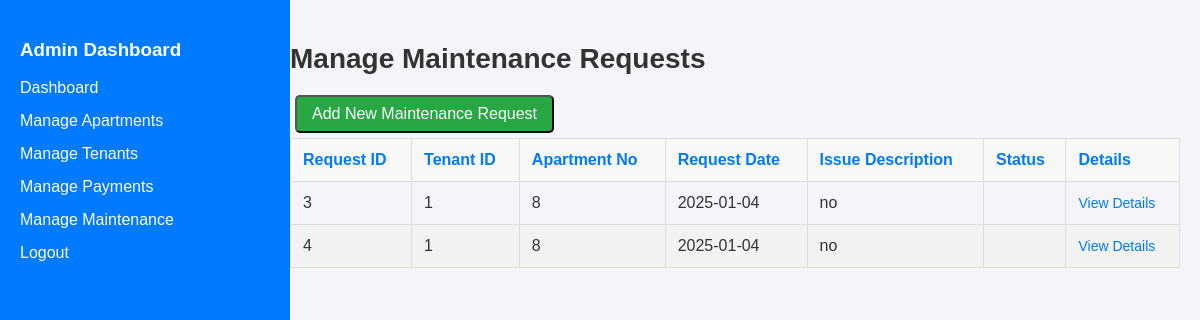
The app's page /maintenance.php (signed in) with its own data.
### tables this page shows
CREATE TABLE `maintenance` (
  `Request_ID` int(11) NOT NULL,
  `Tenant_ID` int(11) DEFAULT NULL,
  `Apartment_No` int(11) DEFAULT NULL,
  `Request_Date` date DEFAULT NULL,
  `Issue_Description` text DEFAULT NULL,
  `Status` enum('Pending','Resolved') DEFAULT 'Pending'
);

### maintenance.php (the view, shortened to what this page needs)
<?php
include 'db.php';
$sql_maintenance = "SELECT * FROM Maintenance";
$maintenance_requests = $conn->query($sql_maintenance);
?>
<!DOCTYPE html>
<html lang="en">
<head>
</head>
<body>
<div class="sidebar">
    <h3>Admin Dashboard</h3>
    <a href="adminDashboard.php">Dashboard</a>
    <a href="apartments.php">Manage Apartments</a>
    <a href="tenants.php">Manage Tenants</a>
    <a href="payments.php">Manage Payments</a>
    <a href="maintenance.php">Manage Maintenance</a>
    <a href="logout.php">Logout</a>
</div>
<div class="content">
    <h2>Manage Maintenance Requests</h2>
    <button class="btn" onclick="document.getElementById('newRequestForm').style.display='block'">Add New Maintenance Request</button>
    <table>
        <thead>
            <tr>
                <th>Request ID</th>
                <th>Tenant ID</th>
                <th>Apartment No</th>
                <th>Request Date</th>
                <th>Issue Description</th>
                <th>Status</th>
                <th>Details</th>
            </tr>
        </thead>
        <tbody>
            <?php while ($request = $maintenance_requests->fetch_assoc()): ?>
            <tr>
                <td><?php echo $request['Request_ID']; ?></td>
                <td><?php echo $request['Tenant_ID']; ?></td>
                <td><?php echo $request['Apartment_No']; ?></td>
                <td><?php echo $request['Request_Date']; ?></td>
                <td><?php echo $request['Issue_Description']; ?></td>
                <td><?php echo $request['Status']; ?></td>
                <td><a href="viewMaintenance.php?request_id=<?php echo $request['Request_ID']; ?>" class="details-link">View Details</a></td>
            </tr>
            <?php endwhile; ?>
        </tbody>
    </table>
</div>
</body>
</html>

### maintenance.php (style rules this page uses)
body { font-family: Arial, sans-serif; margin: 0; padding: 0; background-color: #f4f4f9; color: #333; }
h1, h2 { color: #333; }
.sidebar { width: 250px; background-color: #007BFF; color: white; padding: 20px; position: fixed; top: 0; left: 0; height: 100%; }
.sidebar a { display: block; color: white; text-decoration: none; margin: 15px 0; font-size: 16px; }
.content { margin-left: 270px; padding: 20px; }
.content h2 { font-size: 28px; margin-bottom: 15px; }
table { width: 100%; border-collapse: collapse; margin-bottom: 30px; }
th, td { padding: 12px; text-align: left; border: 1px solid #ddd; }
th { background-color: #f8f8f8; color: #007BFF; }
tr:nth-child(even) { background-color: #f2f2f2; }
.details-link { color: #007BFF; text-decoration: none; font-size: 14px; }
.btn { background-color: #28a745; color: white; padding: 8px 15px; text-decoration: none; border-radius: 5px; margin: 5px; font-size: 16px; }

### records on screen
maintenance: Request_ID "3", Tenant_ID "1", Apartment_No "8", Request_Date "2025-01-04", Issue_Description "no"
maintenance: Request_ID "4", Tenant_ID "1", Apartment_No "8", Request_Date "2025-01-04", Issue_Description "no"
